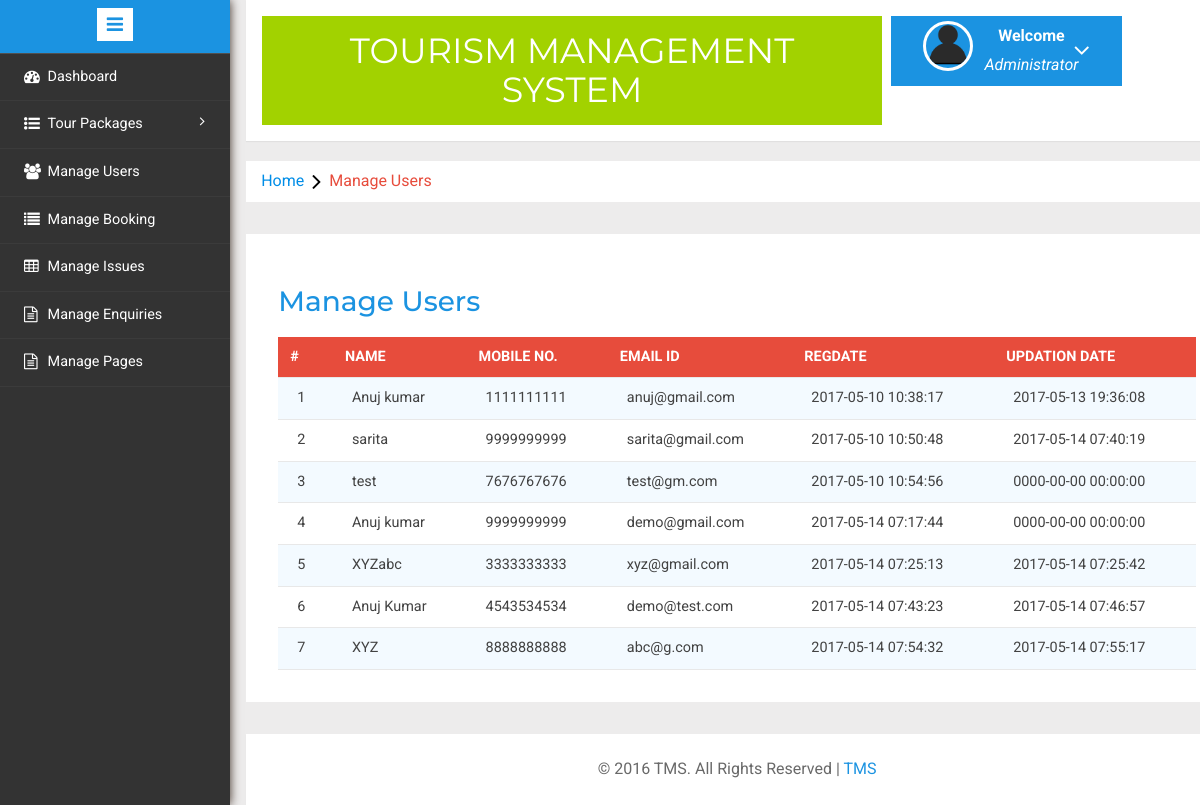
The page /admin/manage-users.php (signed in) on the database its author committed.
### tables this page shows
CREATE TABLE IF NOT EXISTS `tblusers` (
  `id` int(11) NOT NULL,
  `FullName` varchar(100) NOT NULL,
  `MobileNumber` char(10) NOT NULL,
  `EmailId` varchar(70) NOT NULL,
  `Password` varchar(100) NOT NULL,
  `RegDate` timestamp NOT NULL DEFAULT CURRENT_TIMESTAMP,
  `UpdationDate` timestamp NOT NULL DEFAULT '0000-00-00 00:00:00' ON UPDATE CURRENT_TIMESTAMP
);

### admin/manage-users.php (the view, shortened to what this page needs)
<?php
include('includes/config.php');
if(strlen($_SESSION['alogin'])==0)
	{
header('location:index.php');
}
else{
	?>
<!DOCTYPE HTML>
<html>
<head>
<link href="css/bootstrap.min.css" rel='stylesheet' type='text/css' />
<link href="css/style.css" rel='stylesheet' type='text/css' />
<link rel="stylesheet" href="css/morris.css" type="text/css"/>
<link href="css/font-awesome.css" rel="stylesheet">
<link rel="stylesheet" type="text/css" href="css/table-style.css" />
<link rel="stylesheet" type="text/css" href="css/basictable.css" />
<link rel="stylesheet" href="css/icon-font.min.css" type='text/css' />
</head>
<body>
   <div class="page-container">
<div class="left-content">
	   <div class="mother-grid-inner">
				<?php include('includes/header.php');?>
				</div>
<ol class="breadcrumb">
                <li class="breadcrumb-item"><a href="index.html">Home</a><i class="fa fa-angle-right"></i>Manage Users</li>
            </ol>
<div class="agile-grids">
				<div class="agile-tables">
					<div class="w3l-table-info">
					  <h2>Manage Users</h2>
					    <table id="table">
						<thead>
						  <tr>
						  <th>#</th>
							<th>Name</th>
							<th>Mobile No.</th>
							<th>Email Id</th>
							<th>RegDate </th>
							<th>Updation Date</th>
						  </tr>
						</thead>
						<tbody>
<?php $sql = "SELECT * from tblusers";
$query = $dbh -> prepare($sql);
$query->execute();
$results=$query->fetchAll(PDO::FETCH_OBJ);
$cnt=1;
if($query->rowCount() > 0)
{
foreach($results as $result)
{				?>
						  <tr>
							<td><?php echo htmlentities($cnt);?></td>
							<td><?php echo htmlentities($result->FullName);?></td>
							<td><?php echo htmlentities($result->MobileNumber);?></td>
							<td><?php echo htmlentities($result->EmailId);?></td>
							<td><?php echo htmlentities($result->RegDate);?></td>
							<td><?php echo htmlentities($result->UpdationDate);?></td>
						  </tr>
						 <?php $cnt=$cnt+1;} }?>
						</tbody>
					  </table>
					</div>
			</div>
<?php include('includes/footer.php');?>
</div>
</div>
						<?php include('includes/sidebarmenu.php');?>
							</div>
</body>
</html>
<?php } ?>

### admin/css/table-style.css (style rules this page uses)
table { background: white; border-collapse: collapse; margin: 1.25em 0 0; width: 100%; }
table tr, table th, table td { border: none; border-bottom: 1px solid #e8e8e8; font-size: .95em; }
table th, table td { padding: 10px 12px; text-align: left; }
table th { background: #e74c3c; color: #fff; text-transform: uppercase; }
table tr td { background: #f3faff; color: #424242; }
table tr:nth-of-type(2n+2) td { background: #ffffff; }
table { width: 100%; }

### rows shown on the page
tblusers: FullName "Anuj kumar", MobileNumber "1111111111", EmailId "anuj@gmail.com", RegDate "2017-05-10 10:38:17", UpdationDate "2017-05-13 19:36:08"
tblusers: FullName "sarita", MobileNumber "9999999999", EmailId "sarita@gmail.com", RegDate "2017-05-10 10:50:48", UpdationDate "2017-05-14 07:40:19"
tblusers: FullName "test", MobileNumber "7676767676", EmailId "test@gm.com", RegDate "2017-05-10 10:54:56", UpdationDate "0000-00-00 00:00:00"
tblusers: FullName "Anuj kumar", MobileNumber "9999999999", EmailId "demo@gmail.com", RegDate "2017-05-14 07:17:44", UpdationDate "0000-00-00 00:00:00"
tblusers: FullName "XYZabc", MobileNumber "3333333333", EmailId "xyz@gmail.com", RegDate "2017-05-14 07:25:13", UpdationDate "2017-05-14 07:25:42"
tblusers: FullName "Anuj Kumar", MobileNumber "4543534534", EmailId "demo@test.com", RegDate "2017-05-14 07:43:23", UpdationDate "2017-05-14 07:46:57"
tblusers: FullName "XYZ", MobileNumber "8888888888", EmailId "abc@g.com", RegDate "2017-05-14 07:54:32", UpdationDate "2017-05-14 07:55:17"
